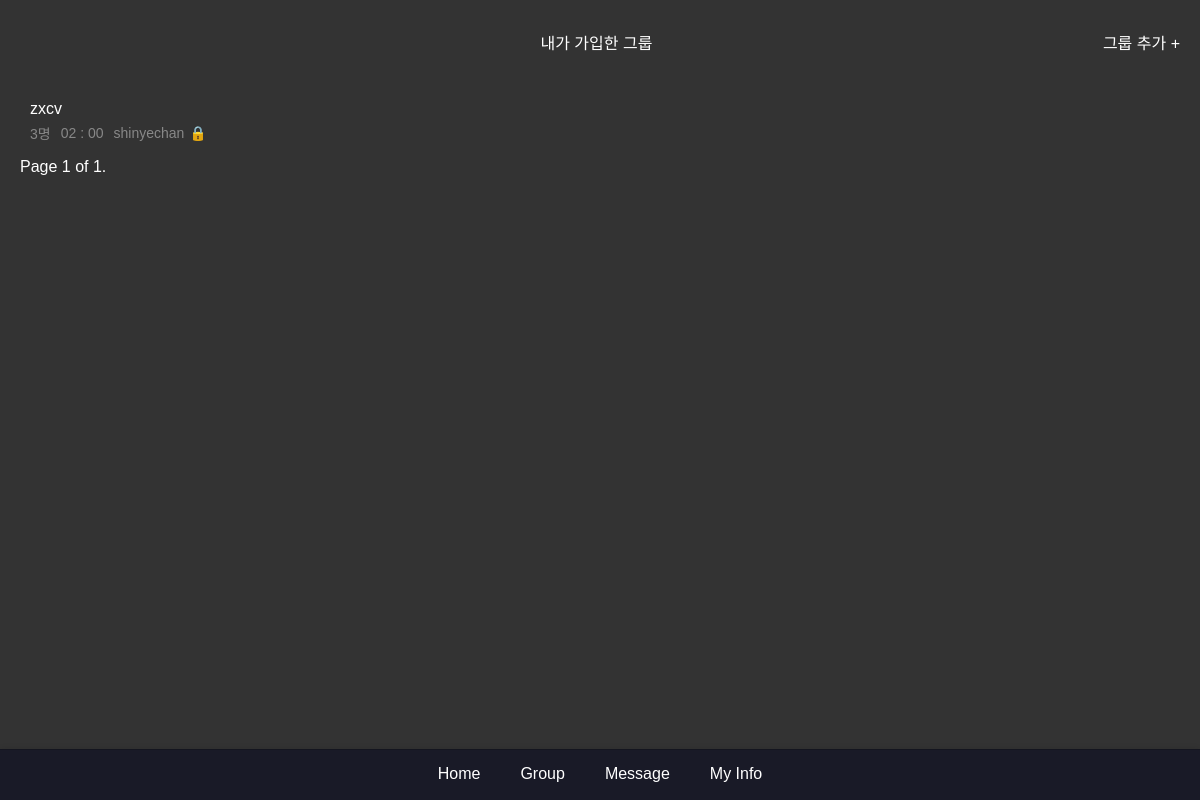
Before: /group/mygroup/ (signed in) with the older database file.
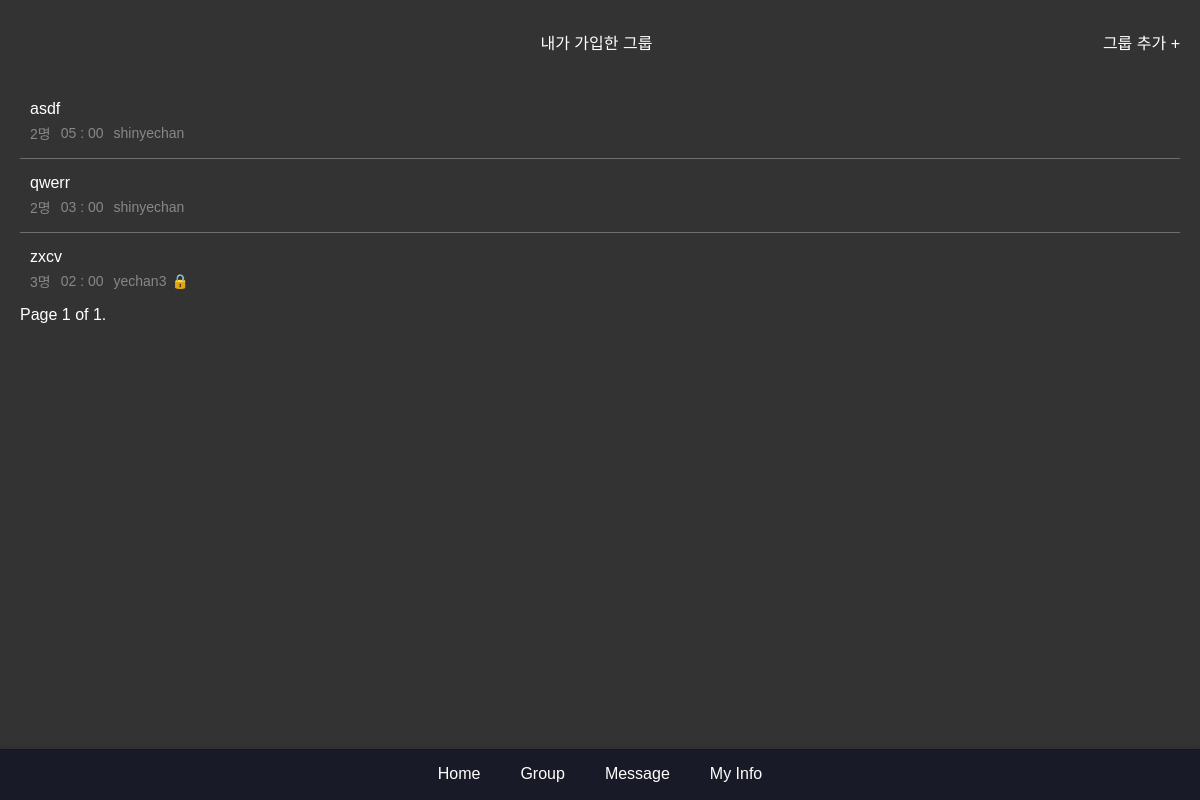
After: the same page with the newer database file.
### group/models.py (models this page shows, shortened)
class Group(models.Model):
    title = models.CharField(max_length=100)
    goals = models.IntegerField(default=0, help_text='목표 시간을 분 단위로 입력해주세요')
    master = models.ForeignKey(settings.AUTH_USER_MODEL, related_name='mastered_groups', on_delete=models.CASCADE)
    users = models.ManyToManyField(settings.AUTH_USER_MODEL, related_name='user_groups')
    password = models.CharField(max_length=128, blank=True, null=True)
    information = models.TextField(blank=True, null=True)
    is_private = models.BooleanField(default=False)
    created_at = models.DateTimeField(auto_now_add=True)

### main/models.py (models this page shows)
class CustomUser(AbstractUser):
    following = models.ManyToManyField(
        "self", #User 인스턴스가 다른 인스턴스 참조
        verbose_name="팔로우 중인 사용자들",
        related_name="followers",
        symmetrical=False,
        through="relationship.Relationship"
    )

### group/views.py (the view)
# urls.py: path('mygroup/', views.my_group, name='my_group'),
@login_required
def my_group(request):
    user = request.user
    user_groups = user.user_groups.all().order_by('-created_at')
    paginator = Paginator(user_groups, 10)  # 페이지당 10개의 그룹을 표시
    page_number = request.GET.get('page')
    page_obj = paginator.get_page(page_number)
    return render(request, 'group/my_group.html', {'page_obj': page_obj})

### main/templatetags/time_filters.py (called while the page is built)
@register.filter
def display_time(total_minutes):
    try:
        total_minutes = int(total_minutes)
        hours = total_minutes // 60
        minutes = total_minutes % 60
        if 0 <= hours < 10:
            hours = f"0{hours}"
        if 0 <= minutes < 10:
            minutes = f"0{minutes}"
        return f"{hours} : {minutes}"
    except (ValueError, TypeError):
        return "Invalid time"

### group/templates/group/my_group.html (shortened to what this page needs)
{% extends 'base.html' %} {% load static %} {% block extra_css %}<link
  rel="stylesheet"
  href="{% static 'css/group.css' %}"
/>{% endblock %}{% block content %}
<div class="groupContainer">
  <div class="groupHeader">
    <div class="groupTitle">내가 가입한 그룹</div>
    <a href="{% url 'all_group' %}" class="add-group">그룹 추가 +</a>
  </div>
  {% if page_obj.object_list %}
  <div class="group-list">
    {% for group in page_obj %}
    <a href="{% url 'group_room' group.id %}" class="group-item">
      <div class="group-name">{{ group.title }}</div>
      <div class="group-details">
        <div class="member-count">{{ group.users.count }}명</div>
        {% load time_filters %}
        <div class="member-count">{{ group.goals|display_time}}</div>
        <div class="group-info">{{ group.master.username }}</div>
        <div class="lock-icon">
          {% if group.is_private %}🔒{% endif %}
        </div>
      </div>
    </a>
    {% endfor %}
  </div>
  <div class="pagination">
    <span class="step-links">
      <span class="current">
        Page {{ page_obj.number }} of {{ page_obj.paginator.num_pages }}.
      </span>
    </span>
  </div>
</div>
{% else %}
<p>가입한 그룹이 없습니다</p>
{% endif %} {% endblock %}

Changed rows visible on the page:
added Group: title "asdf", users.count "2", goals|display_time "05 : 00", master.username "shinyechan"
now on this page (row edited): Group: title "qwerr", users.count "2", goals|display_time "03 : 00", master.username "shinyechan"
changed Group "zxcv": master.username "shinyechan" → "yechan3"
